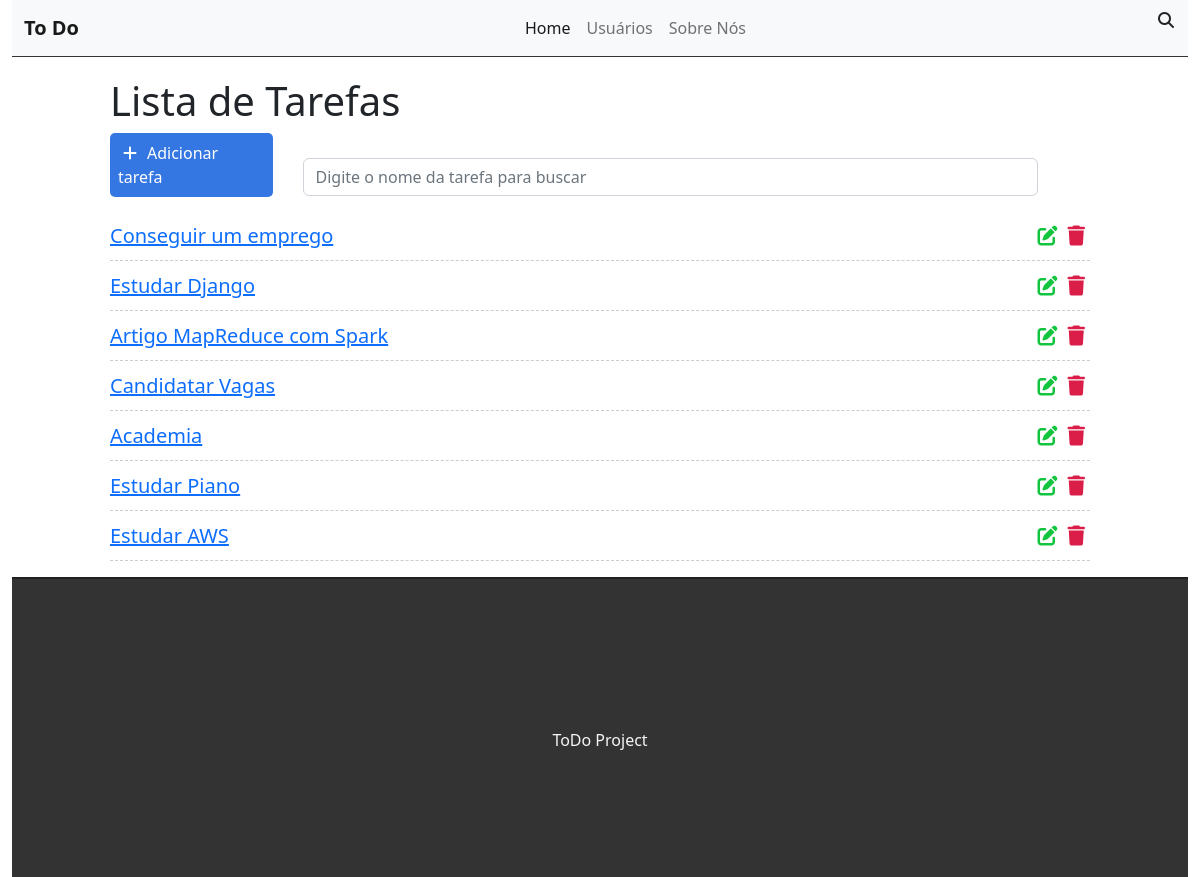
Before: / with the older database file.
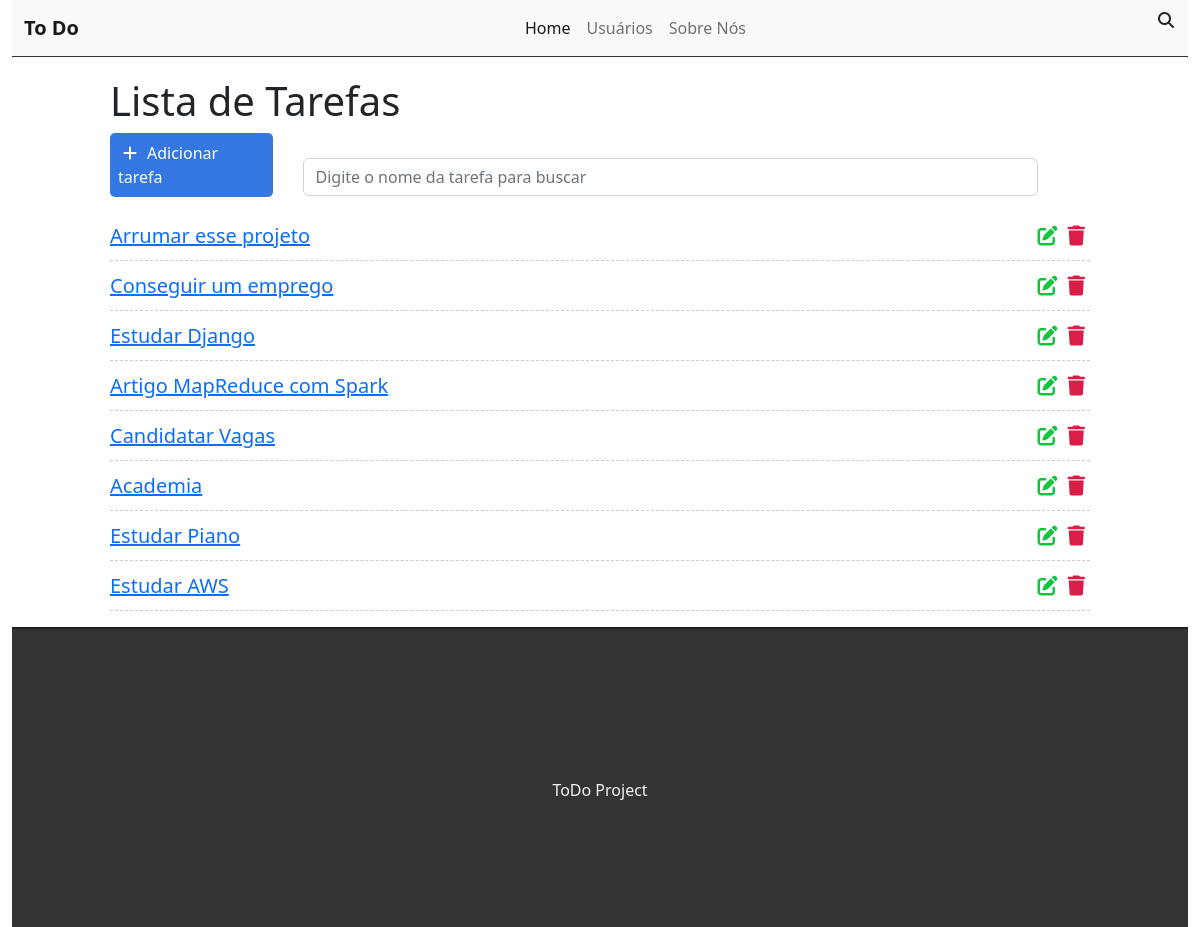
After: the same page with the newer database file.
### tasks/models.py (models this page shows, shortened)
class Task(models.Model):
    STATUS = (
        ('doing', 'Doing'),
        ('done', 'Done')
    )
    title = models.CharField(max_length=255)
    description = models.TextField(max_length=255)
    done = models.CharField(
        max_length=5,
        choices=STATUS
    )
    created_at = models.DateTimeField(auto_now_add=True)
    updated_at = models.DateTimeField(auto_now=True)

### tasks/views.py (the view)
# urls.py: path("", views.taskList, name='task-list'),
def taskList(request):
    tasks = Task.objects.all().order_by('-created_at')
    return render(request, 'tasks/list.html', {'tasks': tasks})

### tasks/templates/tasks/list.html (shortened to what this page needs)
{% extends 'base.html' %}
{% block content %}
<div class="offset-1 col-10 list-div">
    <h1>Lista de Tarefas</h1>
    <a id="add-link" href="newtask/">
        <div class="col-2 add-div">
            <span><i class="fas fa-plus item-plus"></i>Adicionar tarefa</span>
        </div>
    </a>
    <div class="col-9 search-div">
        <input class="form-control" type="text" id="search" name="search" placeholder="Digite o nome da tarefa para buscar">
        <i class="fas fa-search item-search"></i>
    </div>
    <ul class="task-list">
        {% for task in tasks %}
        <li class="task-item">
            <span><a href="/task/{{task.id}}">{{task.title}}</a></span>
            <span><i class="fas fa-trash item-fa item-trash"></i></span>
            <a href="edittask/{{task.id}}"><span><i class="fas fa-edit item-fa item-edit"></i></span></a>
        </li>
        {% endfor %}
    </ul>
</div>
{% endblock %}

Changed rows visible on the page:
added Task: title "Arrumar esse projeto"
